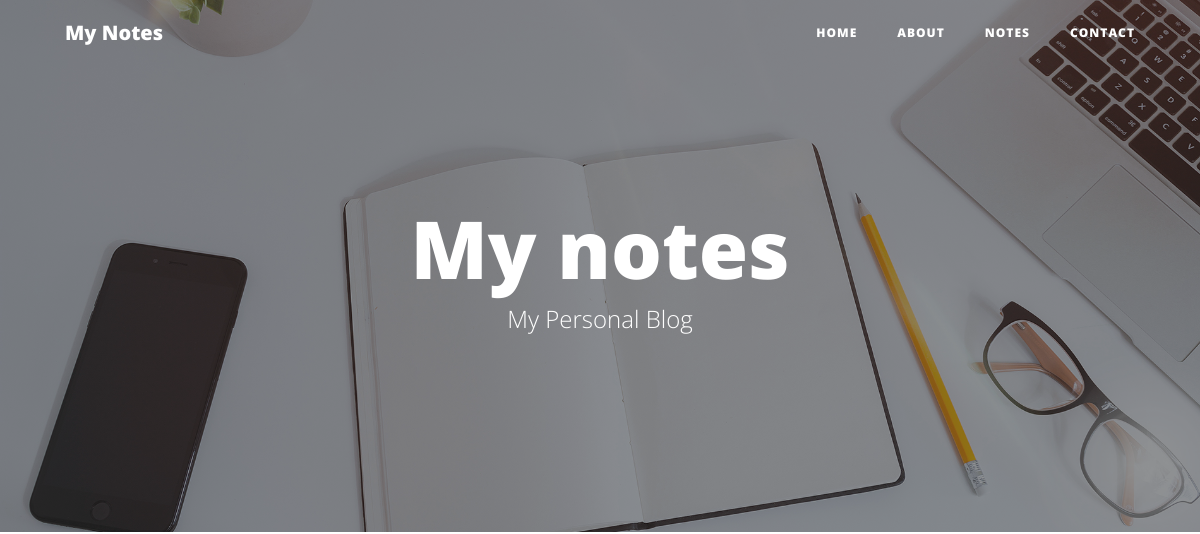
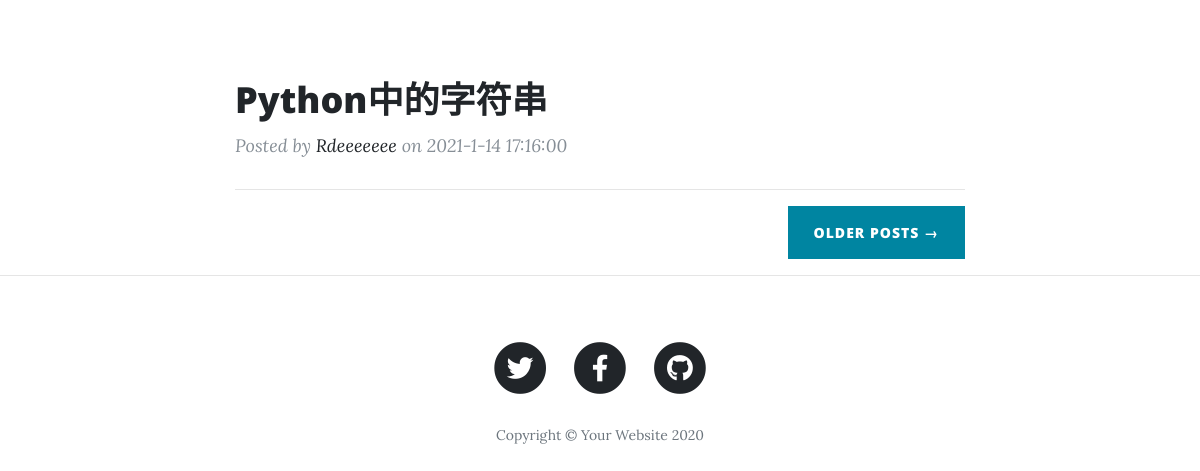
/tags/3/, run on an earlier commit of the app's database (2 pictures, top to bottom).
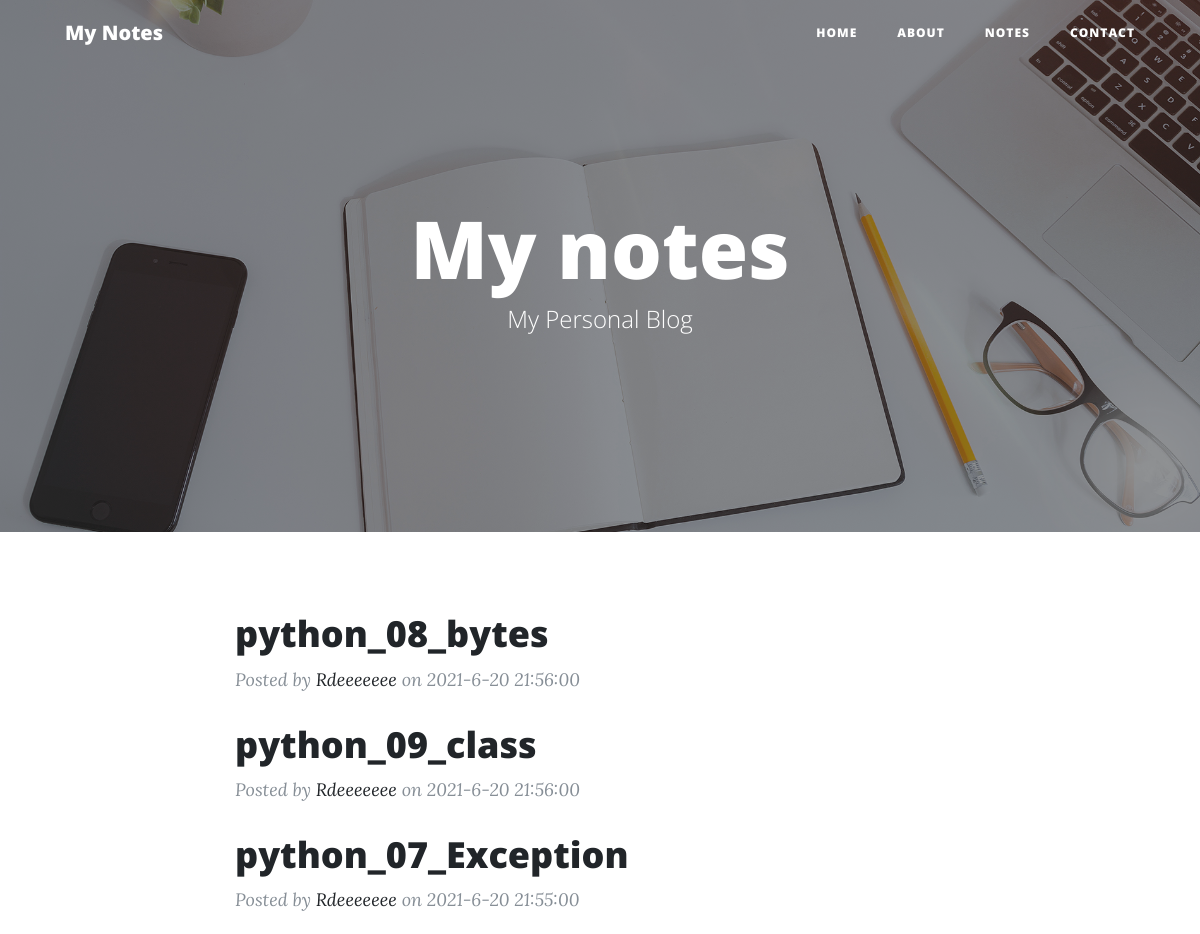
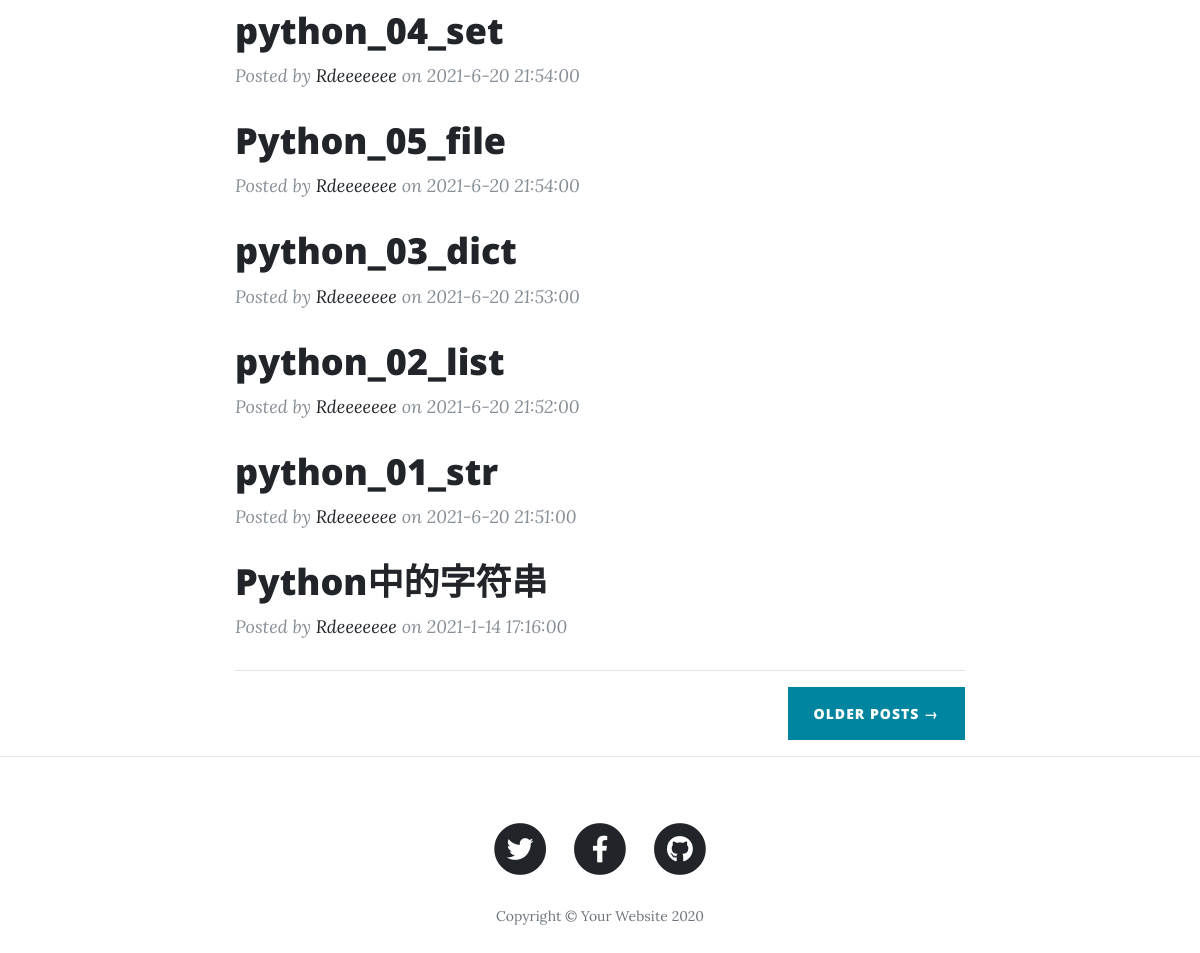
And on a later commit of the database (2 pictures, top to bottom).
### blog/models.py (models this page shows, shortened)
class Post(models.Model):
	title = models.CharField(max_length=70)
	body = models.TextField()
	created_time = models.DateTimeField()
	modified_time = models.DateTimeField()
	excerpt = models.CharField(max_length=200, blank=True)
	category = models.ForeignKey(Category, on_delete=models.CASCADE)
	tags = models.ManyToManyField(Tag, blank=True)
	author = models.ForeignKey(User, on_delete=models.CASCADE)
	def get_absolute_url(self):
		return reverse('blog:detail', kwargs={'pk': self.pk})
	class Meta:
		verbose_name = '文章'
		verbose_name_plural = verbose_name
		ordering = ['-created_time']

### blog/views.py (the view)
# urls.py: path('tags/<int:pk>/', views.tag, name='tag'),
def tag(request, pk):
	t = get_object_or_404(Tag, pk=pk)
	post_list = Post.objects.filter(tags=t).order_by('-created_time')
	return render(request, 'blog/index.html', context={'post_list': post_list})

### templates/blog/index.html (shortened to what this page needs)
{% extends 'base.html' %}
{% load static %}
{% block title %}
  <h1>My notes</h1>
  <span class="subheading">My Personal Blog</span>
{% endblock title %}
{% block main %}
  <div class="container">
    <div class="row">
      <div class="col-lg-8 col-md-10 mx-auto">
        {% for post in post_list %}
          <div class="post-preview">
            <a href="{{ post.get_absolute_url }}">
              <h2 class="post-title">
                {{ post.title }}
              </h2>
            </a>
            <p class="post-meta">Posted by
              <a href="#">{{ post.author }}</a>
              on {{ post.created_time|date:"Y-n-d H:i:s" }}</p>
          </div>
        {% empty %}
          <div class="no-post">暂时还没有发布的文章！</div>
        {% endfor %}
        <hr>
        <div class="clearfix">
          <a class="btn btn-primary float-right" href="#">Older Posts &rarr;</a>
        </div>
      </div>
    </div>
  </div>
{% endblock main %}

### templates/base.html (shortened to what this page needs)
{% load static %}
{% load blog_extras %}
{% load static %}
<!DOCTYPE html>
<html lang="en">
<head>
  <link href="{% static 'blog/vendor/bootstrap/css/bootstrap.min.css' %}" rel="stylesheet">
  <link href="{% static 'blog/vendor/fontawesome-free/css/all.min.css' %}" rel="stylesheet" type="text/css">
  <link href="{% static 'blog/css/clean-blog.min.css' %}" rel="stylesheet">
  <link href="https://cdn.bootcss.com/highlight.js/9.15.8/styles/github.min.css" rel="stylesheet">
</head>
<body>
  <nav class="navbar navbar-expand-lg navbar-light fixed-top" id="mainNav">
    <div class="container">
      <a class="navbar-brand" href="/">My Notes</a>
      <div class="collapse navbar-collapse" id="navbarResponsive">
        <ul class="navbar-nav ml-auto">
          <li class="nav-item">
            <a class="nav-link" href="/">Home</a>
          </li>
          <li class="nav-item">
            <a class="nav-link" href="/about">About</a>
          </li>
          <li class="nav-item">
            <a class="nav-link" href="/">Notes</a>
          </li>
          <li class="nav-item">
            <a class="nav-link" href="/contact">Contact</a>
          </li>
        </ul>
      </div>
    </div>
  </nav>
  <header class="masthead" style="background-image: url('{% static 'blog/img/home-bg.jpg' %}')">
    <div class="overlay"></div>
    <div class="container">
      <div class="row">
        <div class="col-lg-8 col-md-10 mx-auto">
          <div class="site-heading">
            {% block title %}
            {% endblock title %}
          </div>
        </div>
      </div>
    </div>
  </header>
  {% block main %}{% endblock main %}
  <hr>
  <footer>
    <div class="container">
      <div class="row">
        <div class="col-lg-8 col-md-10 mx-auto">
          <ul class="list-inline text-center">
            <li class="list-inline-item">
              <a href="#">
                <span class="fa-stack fa-lg">
                  <i class="fas fa-circle fa-stack-2x"></i>
                  <i class="fab fa-twitter fa-stack-1x fa-inverse"></i>
                </span>
              </a>
            </li>
            <li class="list-inline-item">
              <a href="#">
                <span class="fa-stack fa-lg">
                  <i class="fas fa-circle fa-stack-2x"></i>
                  <i class="fab fa-facebook-f fa-stack-1x fa-inverse"></i>
                </span>
              </a>
            </li>
            <li class="list-inline-item">
              <a href="#">
                <span class="fa-stack fa-lg">
                  <i class="fas fa-circle fa-stack-2x"></i>
                  <i class="fab fa-github fa-stack-1x fa-inverse"></i>
                </span>
              </a>
            </li>
          </ul>
          <p class="copyright text-muted">Copyright &copy; Your Website 2020</p>
        </div>
      </div>
    </div>
  </footer>
</body>
</html>

What changed in the data, as far as the page shows it:
added Post: title "python_08_bytes", author "Rdeeeeeee", created_time "2021-6-20 21:56:00"
added Post: title "python_09_class", author "Rdeeeeeee", created_time "2021-6-20 21:56:00"
added Post: title "python_07_Exception", author "Rdeeeeeee", created_time "2021-6-20 21:55:00"
added Post: title "python_04_set", author "Rdeeeeeee", created_time "2021-6-20 21:54:00"
added Post: title "Python_05_file", author "Rdeeeeeee", created_time "2021-6-20 21:54:00"
added Post: title "python_03_dict", author "Rdeeeeeee", created_time "2021-6-20 21:53:00"
added Post: title "python_02_list", author "Rdeeeeeee", created_time "2021-6-20 21:52:00"
added Post: title "python_01_str", author "Rdeeeeeee", created_time "2021-6-20 21:51:00"
